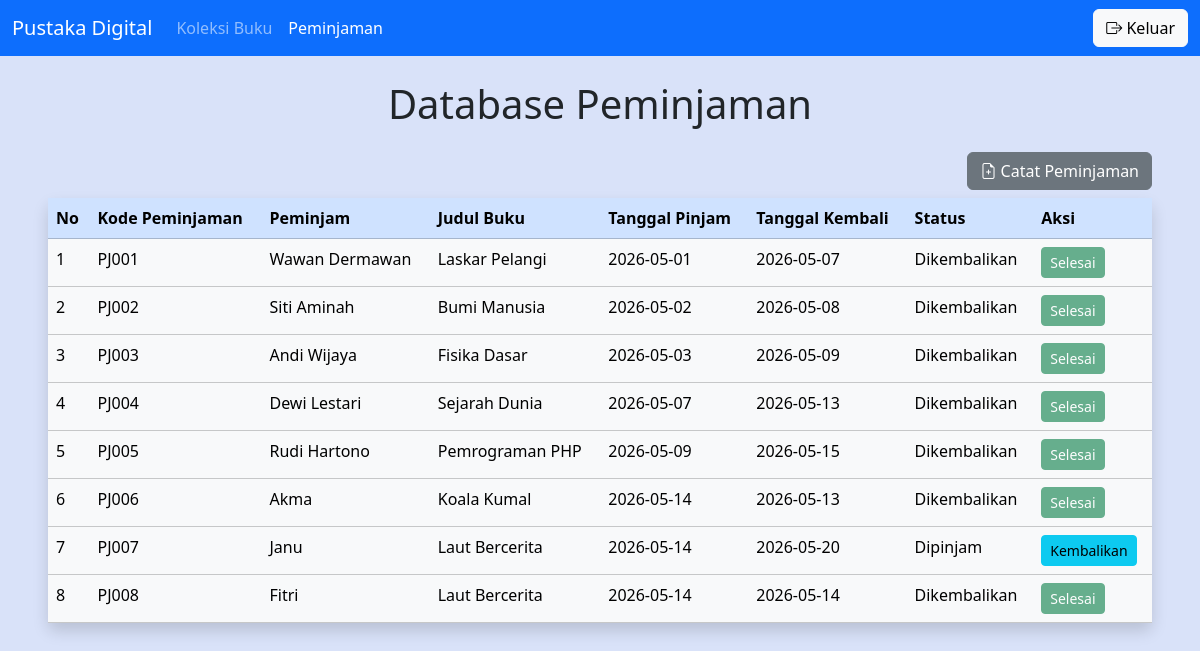
Screenshot of /peminjaman.php (signed in) with the database file from the repository.
### tables this page shows
CREATE TABLE `peminjaman` (
  `id_peminjaman` int(3) NOT NULL,
  `id_buku` int(3) NOT NULL,
  `kode_peminjaman` varchar(5) NOT NULL,
  `peminjam` varchar(50) NOT NULL,
  `tanggal_pinjam` date NOT NULL,
  `tanggal_kembali` date NOT NULL,
  `status` varchar(20) NOT NULL DEFAULT 'Dipinjam'
);

CREATE TABLE `koleksi_buku` (
  `id_buku` int(3) NOT NULL,
  `kode_buku` varchar(5) NOT NULL,
  `judul` varchar(50) NOT NULL,
  `pengarang` varchar(50) NOT NULL,
  `kategori` varchar(50) NOT NULL,
  `stok` int(3) NOT NULL,
  `status` varchar(10) NOT NULL
);

### peminjaman.php (the view, shortened to what this page needs)
<?php
    include 'koneksi.php';
?>
<!DOCTYPE html>
<html lang="en">
<head>
    <link href="https://cdn.jsdelivr.net/npm/bootstrap@5.3.8/dist/css/bootstrap.min.css" rel="stylesheet">
    <link rel="stylesheet" href="https://cdn.jsdelivr.net/npm/bootstrap-icons@1.13.1/font/bootstrap-icons.min.css">
</head>
<body style="background-color: #d9e2f9;">
    <header>
        <nav class="navbar navbar-expand-lg bg-primary navbar-dark">
            <div class="container-fluid">
                <a class="navbar-brand" href="#">Pustaka Digital</a>
                <div class="collapse navbar-collapse" id="navbarNavAltMarkup">
                    <div class="navbar-nav">
                        <a class="nav-link" href="koleksi_buku.php">Koleksi Buku</a>
                        <a class="nav-link active" aria-current="page" href="peminjaman.php">Peminjaman</a>
                    </div>
                </div>
                <div class="justify-content-md-end">
                    <button type="button" class="btn btn-light" data-bs-toggle="modal" data-bs-target="#logoutModal"><i class="bi bi-box-arrow-right"></i> Keluar</button>
                </div>
            </div>
        </nav>
    </header>
    <main class="ms-5 me-5">
        <h1 class="text-center mt-4 mb-4">Database Peminjaman</h1>
        <div class="d-flex justify-content-end mb-2" data-bs-target="#modalTambahKoleksi">
            <a href="catat_peminjaman.php" type="button" class="btn btn-secondary"><i class="bi bi-file-earmark-plus"></i> Catat Peminjaman</a>
        </div>
        <table class="table shadow p-3 mb-5 bg-body-tertiary rounded">
            <thead class="table-primary">
                <tr>
                    <th>No</th>
                    <th>Kode Peminjaman</th>
                    <th>Peminjam</th>
                    <th>Judul Buku</th>
                    <th>Tanggal Pinjam</th>
                    <th>Tanggal Kembali</th>
                    <th>Status</th>
                    <th>Aksi</th>
                </tr>
            </thead>
            <tbody class="table-light">
                <?php
                    $query = mysqli_query($koneksi, "SELECT p.*, kb.judul AS judul,
                                        CASE
                                        WHEN p.status = 'Dikembalikan' THEN 'Dikembalikan'
                                        WHEN CURDATE() > p.tanggal_kembali THEN 'Terlambat'
                                        ELSE 'Dipinjam'
                                        END AS status_peminjaman
                                        FROM peminjaman p JOIN koleksi_buku kb ON p.id_buku = kb.id_buku");
                    $no = 1;
                    while ($data = mysqli_fetch_array($query)){
                ?>
                <tr>
                    <td><?= $no++; ?></td>
                    <td><?= $data['kode_peminjaman']; ?></td>
                    <td><?= $data['peminjam']; ?></td>
                    <td><?= $data['judul']; ?></td>
                    <td><?= $data['tanggal_pinjam']; ?></td>
                    <td><?= $data['tanggal_kembali']; ?></td>
                    <td><?= $data['status_peminjaman']; ?></td>
                    <td>
                        <?php if (in_array($data['status_peminjaman'], ['Dipinjam', 'Terlambat'])) { ?>
                            <button class="btn btn-info btn-sm" data-bs-toggle="modal" data-bs-target="#kembalikan<?= $data['id_peminjaman'];?>">Kembalikan</button>
                        <?php } elseif ($data['status_peminjaman'] == 'Dikembalikan') { ?>
                            <button class="btn btn-success btn-sm" disabled>Selesai</button>
                        <?php } ?>
                    </td>
                </tr>
                <?php } ?>
            </tbody>
        </table>
    </main>
</body>
</html>

### rows the page displays
peminjaman: kode_peminjaman "PJ001", peminjam "Wawan Dermawan", id_buku.judul "Laskar Pelangi", tanggal_pinjam "2026-05-01", tanggal_kembali "2026-05-07", status_peminjaman "Dikembalikan", shows "Selesai"
peminjaman: kode_peminjaman "PJ002", peminjam "Siti Aminah", id_buku.judul "Bumi Manusia", tanggal_pinjam "2026-05-02", tanggal_kembali "2026-05-08", status_peminjaman "Dikembalikan", shows "Selesai"
peminjaman: kode_peminjaman "PJ003", peminjam "Andi Wijaya", id_buku.judul "Fisika Dasar", tanggal_pinjam "2026-05-03", tanggal_kembali "2026-05-09", status_peminjaman "Dikembalikan", shows "Selesai"
peminjaman: kode_peminjaman "PJ004", peminjam "Dewi Lestari", id_buku.judul "Sejarah Dunia", tanggal_pinjam "2026-05-07", tanggal_kembali "2026-05-13", status_peminjaman "Dikembalikan", shows "Selesai"
peminjaman: kode_peminjaman "PJ005", peminjam "Rudi Hartono", id_buku.judul "Pemrograman PHP", tanggal_pinjam "2026-05-09", tanggal_kembali "2026-05-15", status_peminjaman "Dikembalikan", shows "Selesai"
peminjaman: kode_peminjaman "PJ006", peminjam "Akma", id_buku.judul "Koala Kumal", tanggal_pinjam "2026-05-14", tanggal_kembali "2026-05-13", status_peminjaman "Dikembalikan", shows "Selesai"
peminjaman: kode_peminjaman "PJ007", peminjam "Janu", id_buku.judul "Laut Bercerita", tanggal_pinjam "2026-05-14", tanggal_kembali "2026-05-20", status_peminjaman "Dipinjam"
peminjaman: kode_peminjaman "PJ008", peminjam "Fitri", id_buku.judul "Laut Bercerita", tanggal_pinjam "2026-05-14", tanggal_kembali "2026-05-14", status_peminjaman "Dikembalikan", shows "Selesai"
